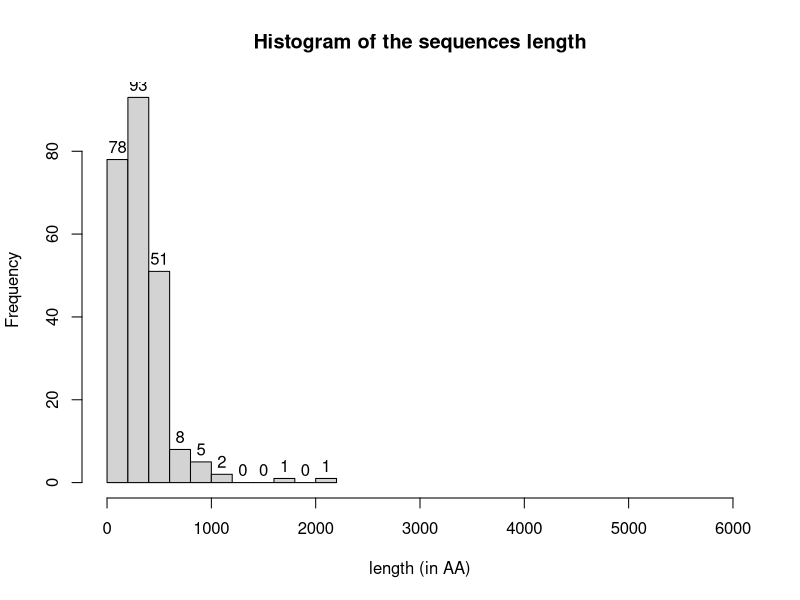

This figure's R source:
setwd("/net/cremi/amlaport/espaces/travail/M2_bioinfo/DEA/DataMining_On_Proteins/")
#Loading the csv with all protein needed values
data<-read.csv("clusters.csv",sep=",")
#displaying histogram of the desired criteria (change the data$ value to display other histograms)
hist(as.numeric(data$seq_length), main="Histogram of the sequences length",xlab="length (in AA)",xlim=range(0,6000), labels = TRUE)
help(hist)
